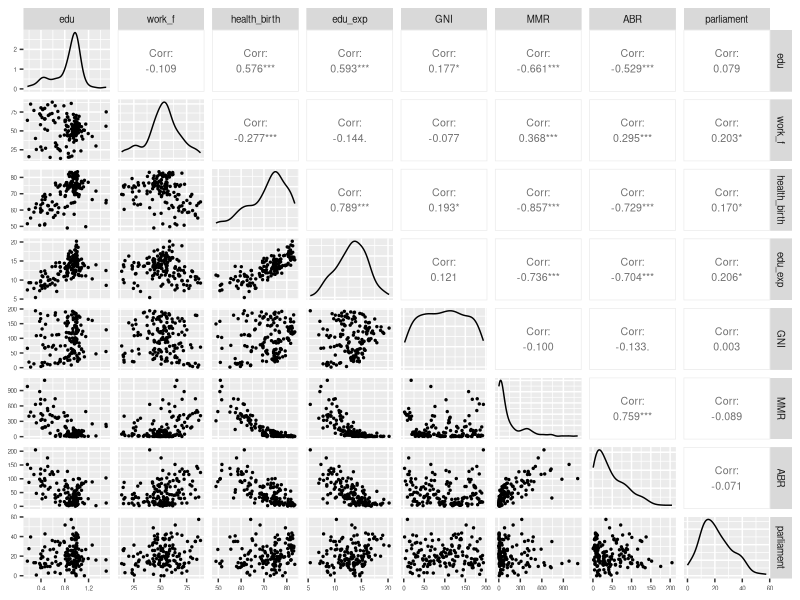
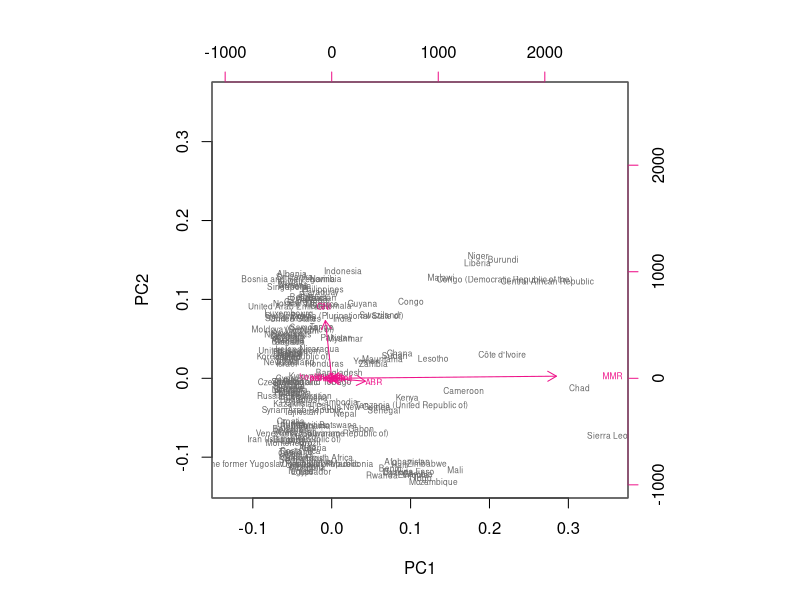
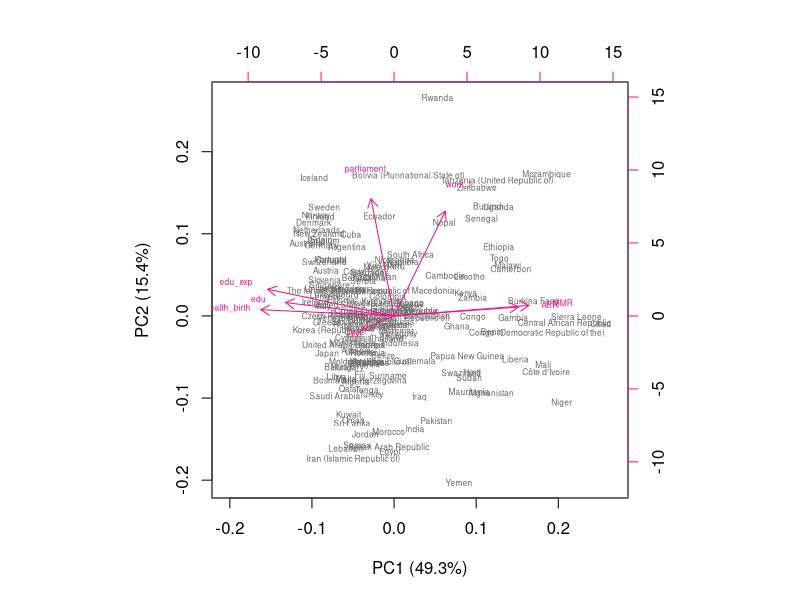
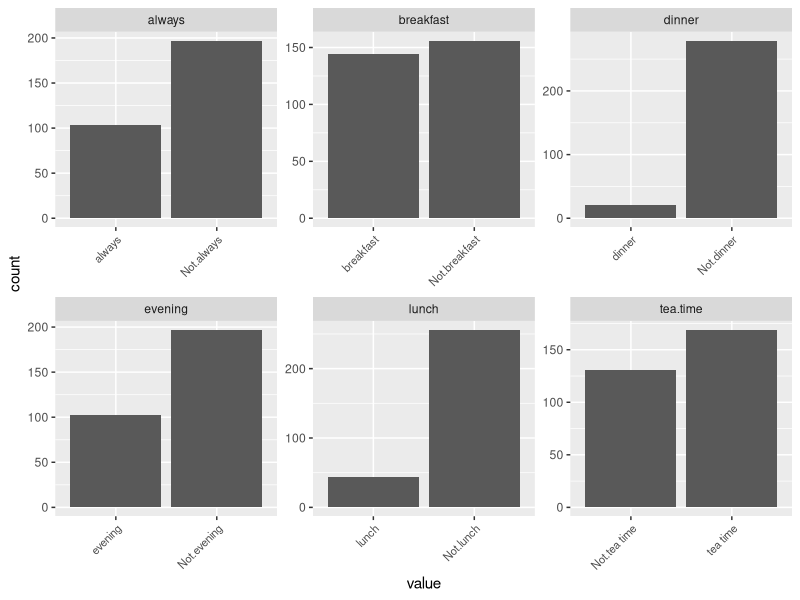
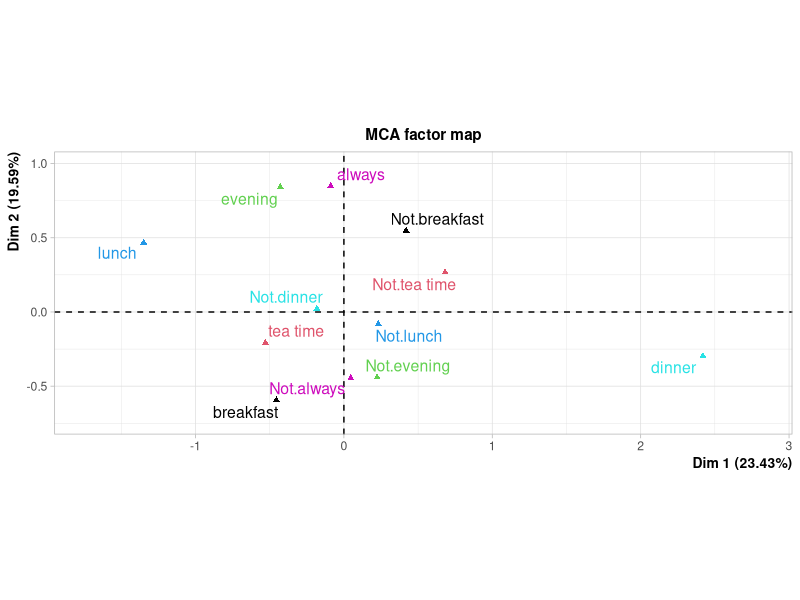

The R source for these figures, in order:
## ---- chunk 1
knitr::opts_chunk$set(echo = T, root.dir = normalizePath("C:/Users/Sara Allaouat/Documents/IODS-project/data"))
## ---- chunk 2
setwd("C:/Users/Sara Allaouat/Documents/IODS-project/data")
human <- read.table("human2.txt", header = TRUE, sep = "")
str(human)
colnames(human)
## ---- chunk 3
library(ggplot2)
library(GGally)
p <- ggpairs(human, upper=list(continuous=wrap("cor",size=2.7)), lower=list(continuous=wrap("points",size=0.5)))
p <- p + theme(axis.text=element_text(size=4.5),strip.text=element_text(size=7))
p
summary(human)
## ---- chunk 4
pca_human <- prcomp(human)
pca_human
summary(pca_human)
## ---- chunk 5
biplot(pca_human, choices = 1:2, cex= c(0.5, 0.5), col = c("grey40", "deeppink2"))
## ---- chunk 6
human_sc <- scale(human)
summary(human_sc)
class(human_sc)
human_sc <- as.data.frame(human_sc)
class(human_sc)
## ---- chunk 7
pca_human_sc <- prcomp(human_sc)
pca_human_sc
s <- summary(pca_human_sc)
s
pca_pr <- round(100*s$importance[2, ], digits = 1)
pca_pr
## ---- chunk 8
pc_lab <- paste0(names(pca_pr), " (", pca_pr, "%)")
biplot(pca_human_sc, cex = c(0.5, 0.5), col = c("grey40", "deeppink2"), xlab = pc_lab[1], ylab = pc_lab[2])
## ---- chunk 9
library(FactoMineR)
library(ggplot2)
library(GGally)
library(dplyr)
library(tidyr)
data(tea)
str(tea)
dim(tea)
tea_time <- tea[,1:6]
gather(tea_time) %>% ggplot(aes(value))+ geom_bar() + facet_wrap("key", scales = "free") + theme(axis.text.x = element_text(angle = 45, hjust = 1, size = 8))
## ---- chunk 10
library(FactoMineR)
mca <- MCA(tea_time, graph = FALSE)
summary(mca)
plot(mca, invisible=c("ind"), habillage = "quali")
